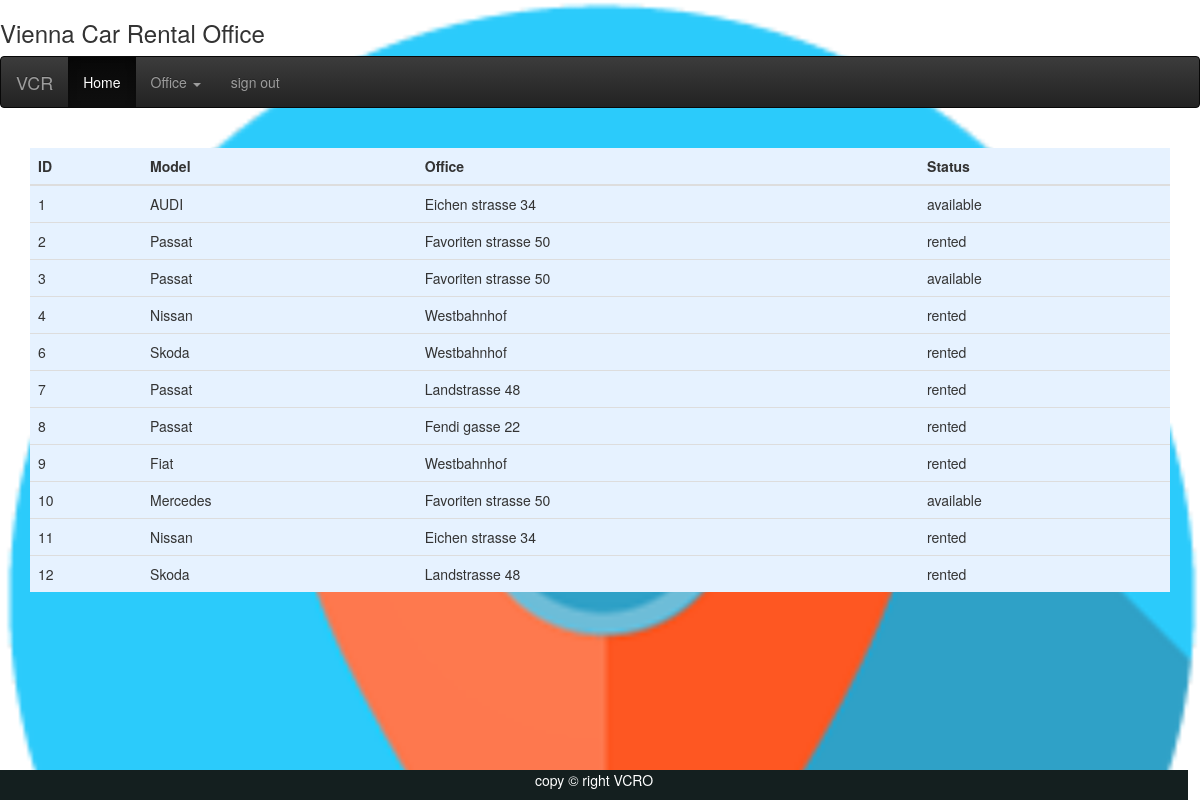
The page /cars_list.php (signed in) on the database its author committed.
### tables this page shows
CREATE TABLE `car` (
  `car_id` int(11) NOT NULL,
  `fk_cartype_id` int(11) DEFAULT NULL,
  `fk_status_id` int(11) DEFAULT NULL,
  `fk_location_id` int(11) DEFAULT NULL,
  `fk_office_id` int(11) DEFAULT NULL
);

CREATE TABLE `cartype` (
  `cartype_id` int(11) NOT NULL,
  `type` varchar(100) DEFAULT NULL
);

CREATE TABLE `office` (
  `office_id` int(11) NOT NULL,
  `address` varchar(100) DEFAULT NULL
);

CREATE TABLE `car_status` (
  `status_id` int(11) NOT NULL,
  `car_status` varchar(55) DEFAULT NULL
);

### cars_list.php (the view, shortened to what this page needs)
<?php
	require_once 'db_connection.php';
	$allcars = "SELECT * FROM car
				LEFT JOIN cartype ON car.fk_cartype_id = cartype.cartype_id
				LEFT JOIN car_status ON car.fk_status_id = car_status.status_id
				LEFT JOIN office ON car.fk_office_id = office.office_id
				";
	$result = mysqli_query($conn, $allcars);
	include_once 'header_navbar.php'
?>
	<div class="container">
		<div class="table-responsive">
			<table class="table">
				<thead>
					<tr>
						<th scope="col">ID</th>
						<th scope="col">Model</th>
						<th scope="col">Office</th>
						<th scope="col">Status</th>
					</tr>
				</thead>
				<tbody>
					<?php
						while ($row = mysqli_fetch_assoc($result)) {
							echo
								"
								<tr>
									<td scope='row'>".$row["car_id"]."</td>
									<td>".$row["type"]."</td>
									<td>".$row["address"]."</td>
									<td>".$row["car_status"]."</td>
								</tr>
								";
						};
					?>
				</tbody>
			</table>
		</div>
	</div>
	<?php include_once 'footer.php' ?>
</body>
</html>

### header_navbar.php (shortened to what this page needs)
<!DOCTYPE html>
<html>
<head>
	<link rel="stylesheet" type="text/css" href="style.css">
    <link rel="stylesheet" href="https://maxcdn.bootstrapcdn.com/bootstrap/3.3.7/css/bootstrap.min.css">
    <link rel="stylesheet" href="https://maxcdn.bootstrapcdn.com/bootstrap/3.3.7/css/bootstrap-theme.min.css">
</head>
<body>
		<h3> Vienna  <?php echo $customerRow['customer_name']; ?>Car Rental Office</h3>
		<nav class="navbar navbar-inverse">
           <div class="container-fluid">
              <div class="navbar-header">
               <a class="navbar-brand" href="">VCR</a>
          </div>
             <ul class="nav navbar-nav">
               <li class="active"><a href="home.php">Home</a></li>
               <li class="dropdown">
          <a class="dropdown-toggle" data-toggle="dropdown" href="cars_list.php">Office
             <span class="caret"></span></a>
          </li>
                <li><a href="logout.php">sign out</a></li>
    </ul>
  </div>
</nav>

### footer.php (shortened to what this page needs)
<div class="footer">
  <p>copy © right VCRO</p>
</div>

### style.css (style rules this page uses)
body { background-image: url('img/icon.png'); background-size: 100%; }
table { margin-top: 20px; }
th { background-color:rgb(230, 242, 255); }
td { background-color: rgb(230, 242, 255); }

### footer.php (style rules this page uses)
.footer { position: fixed; left: 0; bottom: 0; width: 99%; background-color: rgb(20, 31, 31); color: white; text-align: center; }

### rows shown on the page
car: car_id "1", fk_cartype.type "AUDI", fk_office.address "Eichen strasse 34", fk_status.car_status "available"
car: car_id "2", fk_cartype.type "Passat", fk_office.address "Favoriten strasse 50", fk_status.car_status "rented"
car: car_id "3", fk_cartype.type "Passat", fk_office.address "Favoriten strasse 50", fk_status.car_status "available"
car: car_id "4", fk_cartype.type "Nissan", fk_office.address "Westbahnhof", fk_status.car_status "rented"
car: car_id "6", fk_cartype.type "Skoda", fk_office.address "Westbahnhof", fk_status.car_status "rented"
car: car_id "7", fk_cartype.type "Passat", fk_office.address "Landstrasse 48", fk_status.car_status "rented"
car: car_id "8", fk_cartype.type "Passat", fk_office.address "Fendi gasse 22", fk_status.car_status "rented"
car: car_id "9", fk_cartype.type "Fiat", fk_office.address "Westbahnhof", fk_status.car_status "rented"
car: car_id "10", fk_cartype.type "Mercedes", fk_office.address "Favoriten strasse 50", fk_status.car_status "available"
car: car_id "11", fk_cartype.type "Nissan", fk_office.address "Eichen strasse 34", fk_status.car_status "rented"
car: car_id "12", fk_cartype.type "Skoda", fk_office.address "Landstrasse 48", fk_status.car_status "rented"
